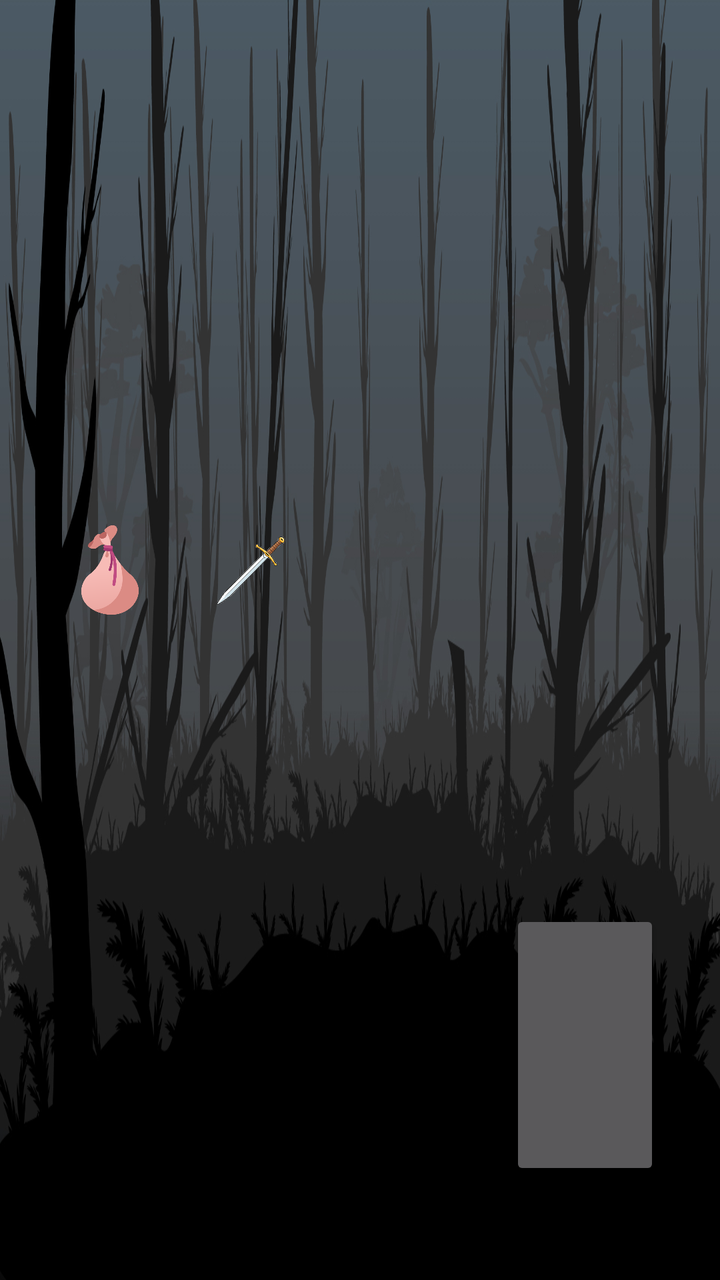
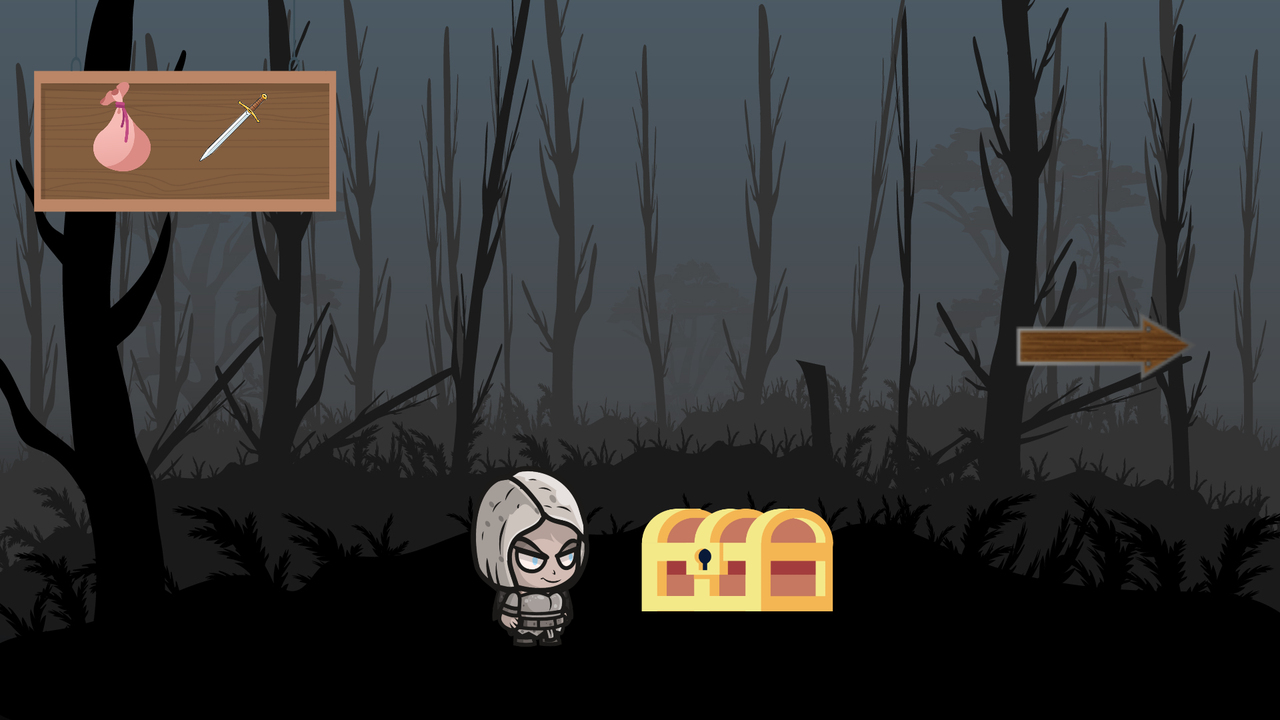

Two renders of one Android screen. The first uses the default layout on a phone; the second uses the alternative layout the repository ships for a different screen configuration, on a matching device. The two XML files are below.
<!-- AndroidManifest.xml: application theme AppTheme -->
<!-- res/layout/treasure_activity.xml -->
<?xml version="1.0" encoding="utf-8"?>
<androidx.constraintlayout.widget.ConstraintLayout
        xmlns:android="http://schemas.android.com/apk/res/android"
        xmlns:app="http://schemas.android.com/apk/res-auto"
        xmlns:tools="http://schemas.android.com/tools"
        android:background="@drawable/forest_background"
        android:layout_width="match_parent"
        android:layout_height="match_parent"
        tools:context=".MainActivity">



    <Button
            android:id="@+id/hero_pos_4"
            android:layout_width="75dp"
            android:layout_height="135dp"
            android:layout_marginStart="255dp"
            android:layout_marginBottom="50dp"
            app:layout_constraintBottom_toBottomOf="parent"
            app:layout_constraintStart_toStartOf="parent" />


    <Button
            android:id="@+id/treasure_pos"
            android:layout_width="75dp"
            android:layout_height="135dp"
            android:layout_marginStart="368dp"
            android:layout_marginBottom="48dp"
            app:layout_constraintBottom_toBottomOf="parent"
            app:layout_constraintStart_toStartOf="parent"/>
    <Button
            android:id="@+id/inventory"
            android:layout_width="50dp"
            android:layout_height="50dp"
            android:layout_marginStart="30dp"
            android:layout_marginBottom="330dp"
            android:background="@drawable/inventory_button"
            app:layout_constraintBottom_toBottomOf="parent"
            app:layout_constraintStart_toStartOf="parent" />
    <Button
            android:id="@+id/attackChoiceButton"
            android:layout_width="50dp"
            android:layout_height="50dp"
            android:layout_marginStart="100dp"
            android:layout_marginBottom="330dp"
            android:background="@drawable/weapon_inventory_fight"
            app:layout_constraintBottom_toBottomOf="parent"
            app:layout_constraintStart_toStartOf="parent" />
    <Button
            android:id="@+id/next_room"
            android:layout_width="100dp"
            android:layout_height="70dp"
            android:layout_marginStart="600dp"
            android:layout_marginBottom="190dp"
            android:visibility="invisible"
            app:layout_constraintBottom_toBottomOf="parent"
            app:layout_constraintStart_toStartOf="parent"
            tools:visibility="visible" />
</androidx.constraintlayout.widget.ConstraintLayout>
<!-- resources referenced by this layout -->
<resources>
  <!-- drawable forest_background: jpg bitmap (drawable-v24, 456939 bytes) -->
  <!-- drawable inventory_button: webp bitmap (drawable-v24, 11876 bytes) -->
  <!-- drawable weapon_inventory_fight: png bitmap (drawable-v24, 278289 bytes) -->
  <style name="AppTheme" parent="Theme.AppCompat.NoActionBar">
          <item name="colorPrimary">@color/colorPrimary</item>
          <item name="colorPrimaryDark">@color/colorPrimaryDark</item>
          <item name="colorAccent">@color/colorAccent</item>
          <item name="android:windowFullscreen">true</item>
      </style>
</resources>
<!-- res/layout-land/treasure_activity.xml (the repository's variant of the layout above) -->
<!-- drawn on the phone turned sideways -->
<?xml version="1.0" encoding="utf-8"?>
<androidx.constraintlayout.widget.ConstraintLayout
        xmlns:android="http://schemas.android.com/apk/res/android"
        xmlns:app="http://schemas.android.com/apk/res-auto"
        xmlns:tools="http://schemas.android.com/tools"
        android:background="@drawable/forest_background"
        android:layout_width="match_parent"
        android:layout_height="match_parent"
        tools:context=".MainActivity">


    <ImageView
            android:layout_width="159dp"
            android:layout_height="116dp"

            android:id="@+id/wooden_board_1"
            android:background="@drawable/wooden_hanging_board"
            app:layout_constraintStart_toStartOf="parent" app:layout_constraintBottom_toBottomOf="parent"
            app:layout_constraintTop_toTopOf="parent" app:layout_constraintEnd_toEndOf="parent"
            app:layout_constraintHorizontal_bias="0.027" app:layout_constraintVertical_bias="0.0"/>


    <ImageButton
            android:id="@+id/hero_pos_4"
            android:layout_width="120dp"
            android:background="@drawable/hero"
            android:layout_height="129dp"
            app:layout_constraintBottom_toBottomOf="parent"
            app:layout_constraintStart_toStartOf="parent" app:layout_constraintTop_toTopOf="parent"
            app:layout_constraintEnd_toEndOf="parent" app:layout_constraintHorizontal_bias="0.392"
            app:layout_constraintVertical_bias="0.879"/>
    <Button
            android:id="@+id/treasure_pos"
            android:layout_width="121dp"
            android:layout_height="115dp"
            android:background="@drawable/chest"
            app:layout_constraintBottom_toBottomOf="parent"
            app:layout_constraintStart_toStartOf="parent" app:layout_constraintTop_toTopOf="parent"
            app:layout_constraintEnd_toEndOf="parent" app:layout_constraintHorizontal_bias="0.59"
            app:layout_constraintVertical_bias="0.885"/>
    <Button
            android:id="@+id/inventory"
            android:layout_width="50dp"
            android:layout_height="50dp"
            android:background="@drawable/inventory_button"
            app:layout_constraintBottom_toBottomOf="parent"
            app:layout_constraintStart_toStartOf="parent" app:layout_constraintTop_toTopOf="parent"
            app:layout_constraintEnd_toEndOf="parent" app:layout_constraintHorizontal_bias="0.061"
            app:layout_constraintVertical_bias="0.124"/>
    <Button
            android:id="@+id/attackChoiceButton"
            android:layout_width="50dp"
            android:layout_height="50dp"
            android:background="@drawable/weapon_inventory_fight"
            app:layout_constraintBottom_toBottomOf="parent"
            app:layout_constraintStart_toStartOf="parent" app:layout_constraintTop_toTopOf="parent"
            app:layout_constraintEnd_toEndOf="parent" app:layout_constraintHorizontal_bias="0.155"
            app:layout_constraintVertical_bias="0.124"/>
    <ImageButton
            android:id="@+id/next_room"
            android:soundEffectsEnabled="false"
            android:layout_width="100dp"
            android:layout_height="70dp"
            android:background="@drawable/arrow"
            app:layout_constraintBottom_toBottomOf="parent"
            app:layout_constraintStart_toStartOf="parent"
            tools:visibility="visible" app:layout_constraintTop_toTopOf="parent"
            app:layout_constraintEnd_toEndOf="parent" app:layout_constraintHorizontal_bias="0.927"
            app:layout_constraintVertical_bias="0.475"/>
</androidx.constraintlayout.widget.ConstraintLayout>
<!-- resources referenced by the variant -->
<!-- as the phone turned sideways resolves them -->
<resources>
  <!-- drawable arrow: png bitmap (drawable-v24, 5327 bytes) -->
  <!-- drawable chest: png bitmap (drawable-v24, 11217 bytes) -->
  <!-- drawable forest_background: jpg bitmap (drawable-v24, 456939 bytes) -->
  <!-- drawable hero: png bitmap (drawable-v24, 108132 bytes) -->
  <!-- drawable inventory_button: webp bitmap (drawable-v24, 11876 bytes) -->
  <!-- drawable weapon_inventory_fight: png bitmap (drawable-v24, 278289 bytes) -->
  <!-- drawable wooden_hanging_board: png bitmap (drawable-v24, 17946 bytes) -->
  <style name="AppTheme" parent="Theme.AppCompat.NoActionBar">
          <item name="colorPrimary">@color/colorPrimary</item>
          <item name="colorPrimaryDark">@color/colorPrimaryDark</item>
          <item name="colorAccent">@color/colorAccent</item>
          <item name="android:windowFullscreen">true</item>
      </style>
</resources>
